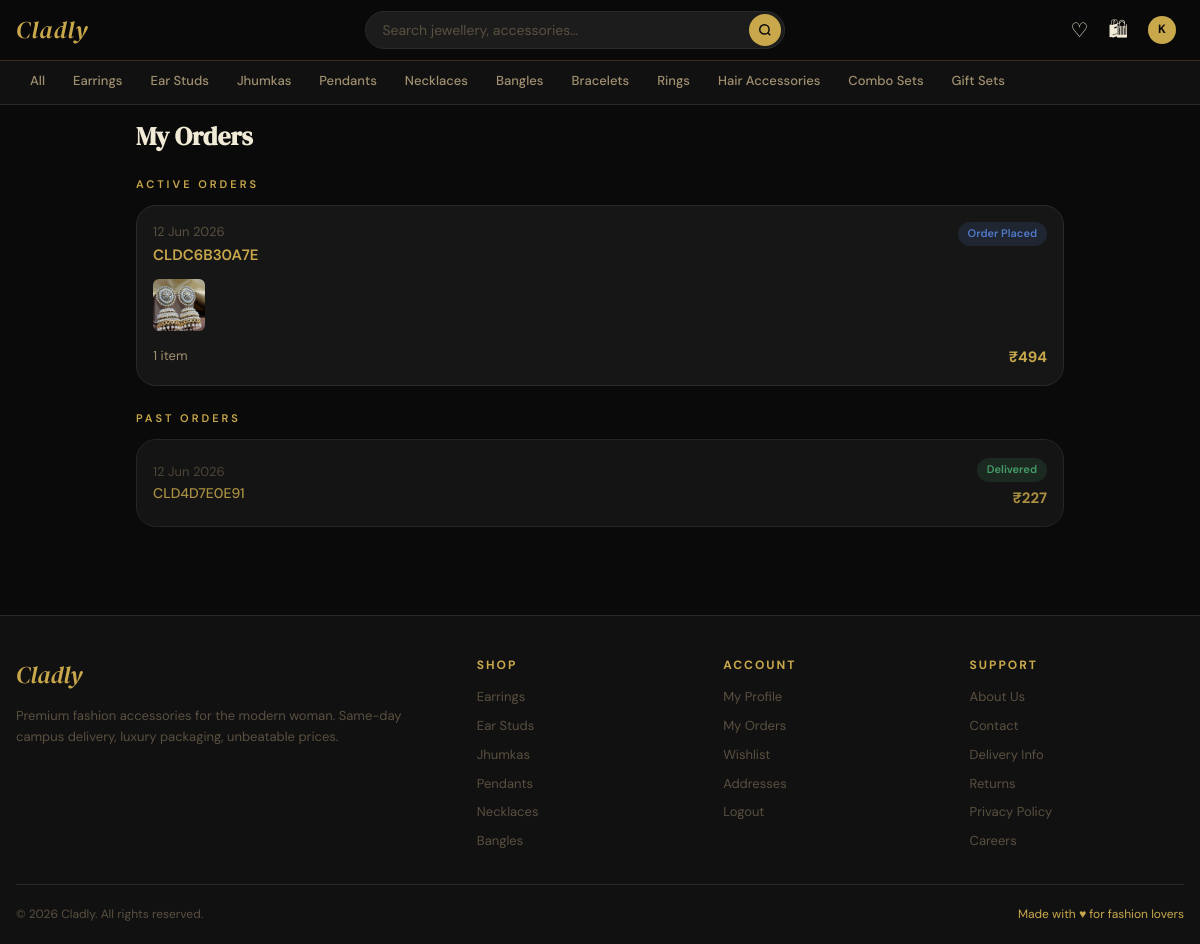
Before: /orders/ (signed in) with the older database file.
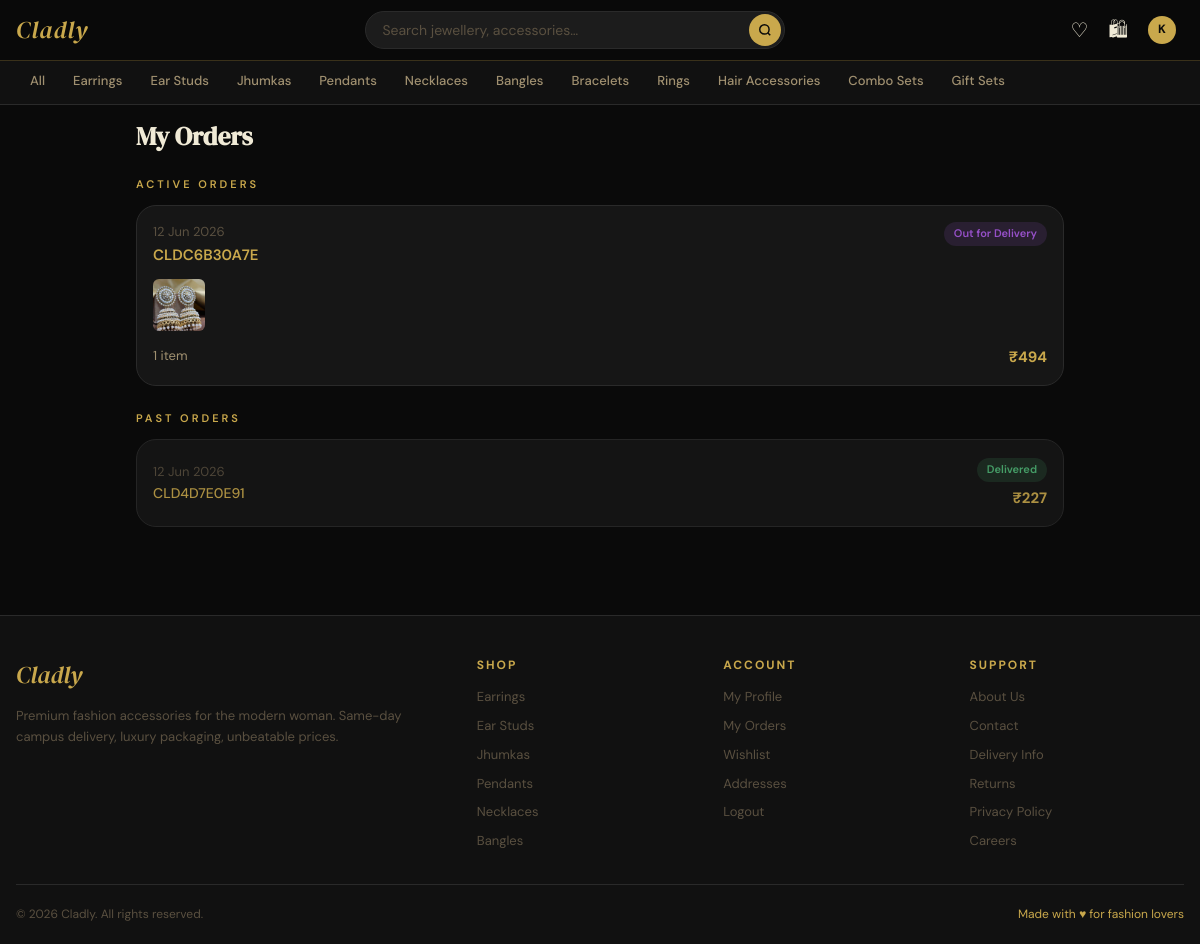
After: the same page with the newer database file.
### store/models.py (models this page shows, shortened)
class Order(models.Model):
    STATUS_CHOICES = [
        ('placed', 'Order Placed'),
        ('confirmed', 'Confirmed'),
        ('packed', 'Packed'),
        ('out_for_delivery', 'Out for Delivery'),
        ('delivered', 'Delivered'),
        ('cancelled', 'Cancelled'),
    ]
    PAYMENT_CHOICES = [
        ('cod', 'Cash on Delivery'),
        ('upi', 'UPI Payment'),
        ('online', 'Online Payment'),
    ]
    order_id = models.CharField(max_length=20, unique=True)
    user = models.ForeignKey(User, on_delete=models.SET_NULL, null=True, related_name='orders')
    address = models.ForeignKey(Address, on_delete=models.SET_NULL, null=True)
    delivery_name = models.CharField(max_length=150)
    delivery_mobile = models.CharField(max_length=15)
    delivery_address = models.TextField()
    delivery_college = models.CharField(max_length=200, blank=True)
    delivery_hostel = models.CharField(max_length=200, blank=True)
    delivery_room = models.CharField(max_length=50, blank=True)
    delivery_city = models.CharField(max_length=100)
    delivery_pincode = models.CharField(max_length=10)
    subtotal = models.DecimalField(max_digits=10, decimal_places=2)
    delivery_charge = models.DecimalField(max_digits=10, decimal_places=2, default=0)
    discount_amount = models.DecimalField(max_digits=10, decimal_places=2, default=0)
    grand_total = models.DecimalField(max_digits=10, decimal_places=2)
    coupon = models.ForeignKey(Coupon, on_delete=models.SET_NULL, null=True, blank=True)
    coupon_code = models.CharField(max_length=50, blank=True)
    payment_method = models.CharField(max_length=20, choices=PAYMENT_CHOICES, default='cod')
    payment_status = models.BooleanField(default=False)
    payment_transaction_id = models.CharField(max_length=200, blank=True)
    status = models.CharField(max_length=30, choices=STATUS_CHOICES, default='placed')
    placed_at = models.DateTimeField(auto_now_add=True)
    updated_at = models.DateTimeField(auto_now=True)
    expected_delivery = models.DateField(null=True, blank=True)
    notes = models.TextField(blank=True)
    class Meta:
        ordering = ['-placed_at']

### store/views.py (the view)
# urls.py: path('orders/', views.my_orders, name='my_orders'),
@login_required
def my_orders(request):
    orders = Order.objects.filter(user=request.user).prefetch_related('items')
    active = orders.exclude(status__in=['delivered', 'cancelled'])
    past = orders.filter(status__in=['delivered', 'cancelled'])
    return render(request, 'store/user/orders.html', {'active_orders': active, 'past_orders': past})

### store/context_processors.py (called while the page is built)
def cart_wishlist_count(request):
    cart_count = 0
    wishlist_count = 0
    notif_count = 0
    if request.user.is_authenticated:
        cart_count = Cart.objects.filter(user=request.user).count()
        wishlist_count = Wishlist.objects.filter(user=request.user).count()
        notif_count = Notification.objects.filter(user=request.user, is_read=False).count()
    else:
        session_key = request.session.session_key
        if session_key:
            cart_count = Cart.objects.filter(session_key=session_key).count()
    return {
        'cart_count': cart_count,
        'wishlist_count': wishlist_count,
        'notif_count': notif_count,
    }

def categories_list(request):
    categories = Category.objects.filter(is_active=True).order_by('order', 'name')
    return {'nav_categories': categories}

### store/templates/store/user/orders.html (shortened to what this page needs)
{% extends 'base.html' %}
{% block content %}
<div class="user-page">
  <h1 style="font-family:var(--font-display);font-size:1.6rem;margin-bottom:24px;">My Orders</h1>
  {% if active_orders %}
    <div class="section-eyebrow" style="margin-bottom:12px;">Active Orders</div>
    {% for order in active_orders %}
      <a href="{% url 'order_detail' order.order_id %}" style="text-decoration:none;">
        <div style="background:var(--black-card);border:1px solid var(--border);border-radius:var(--radius-lg);padding:16px;margin-bottom:12px;transition:border-color var(--transition);"
             onmouseover="this.style.borderColor='var(--gold)'" onmouseout="this.style.borderColor='var(--border)'">
          <div style="display:flex;justify-content:space-between;align-items:flex-start;margin-bottom:12px;">
            <div>
              <div style="font-size:13px;color:var(--text-muted);">{{ order.placed_at|date:"d M Y" }}</div>
              <div style="font-weight:600;color:var(--gold);">{{ order.order_id }}</div>
            </div>
            <span class="status-badge status-{{ order.status }}">{{ order.get_status_display }}</span>
          </div>
          <div style="display:flex;gap:8px;overflow-x:auto;padding-bottom:4px;">
            {% for item in order.items.all|slice:":4" %}
              {% if item.product_image %}
                <img src="{{ item.product_image }}" style="width:52px;height:52px;border-radius:var(--radius-sm);object-fit:cover;flex-shrink:0;">
              {% endif %}
            {% endfor %}
          </div>
          <div style="display:flex;justify-content:space-between;align-items:center;margin-top:10px;">
            <span style="font-size:13px;color:var(--text-secondary);">{{ order.items.count }} item{{ order.items.count|pluralize }}</span>
            <span style="font-weight:700;color:var(--gold);">₹{{ order.grand_total|floatformat:0 }}</span>
          </div>
        </div>
      </a>
    {% endfor %}
  {% endif %}
  {% if past_orders %}
    <div class="section-eyebrow" style="margin-bottom:12px;margin-top:24px;">Past Orders</div>
    {% for order in past_orders %}
      <a href="{% url 'order_detail' order.order_id %}" style="text-decoration:none;">
        <div style="background:var(--black-card);border:1px solid var(--border);border-radius:var(--radius-lg);padding:16px;margin-bottom:12px;opacity:0.85;transition:opacity var(--transition),border-color var(--transition);"
             onmouseover="this.style.opacity='1';this.style.borderColor='var(--border-gold)'"
             onmouseout="this.style.opacity='0.85';this.style.borderColor='var(--border)'">
          <div style="display:flex;justify-content:space-between;align-items:center;">
            <div>
              <div style="font-size:13px;color:var(--text-muted);">{{ order.placed_at|date:"d M Y" }}</div>
              <div style="font-weight:500;font-size:14px;">{{ order.order_id }}</div>
            </div>
            <div style="text-align:right;">
              <span class="status-badge status-{{ order.status }}">{{ order.get_status_display }}</span>
              <div style="font-weight:700;color:var(--gold);margin-top:4px;">₹{{ order.grand_total|floatformat:0 }}</div>
            </div>
          </div>
        </div>
      </a>
    {% endfor %}
  {% endif %}
</div>
{% endblock %}

Changed rows visible on the page:
changed Order "CLDC6B30A7E": status "Order Placed" → "Out for Delivery"
